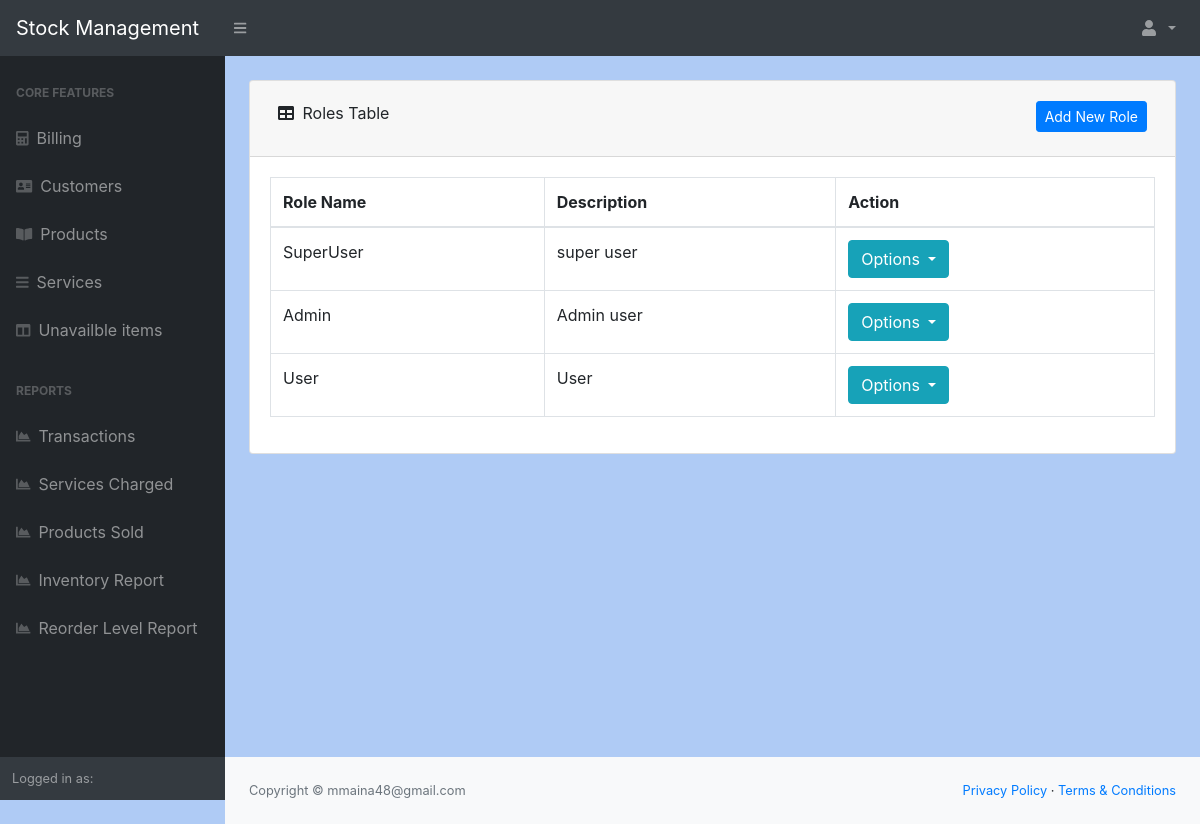
/allroles, run on an earlier commit of the app's database.
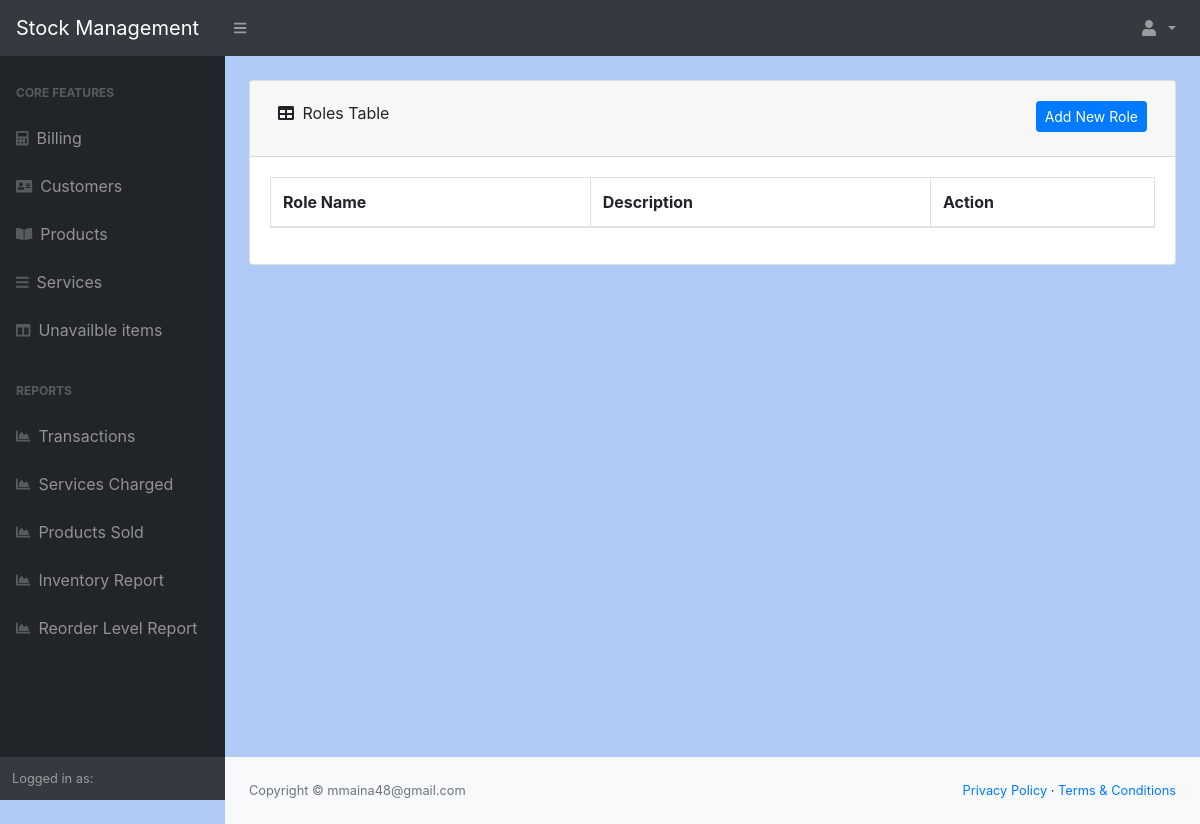
And on a later commit of the database.
### application/models.py (models this page shows)
class Role(db.Model):
    id = db.Column(db.Integer(), primary_key=True)
    name = db.Column(db.String(80), unique=True, nullable=False)
    description = db.Column(db.Text())
    status = db.Column(db.Boolean(), default= True)
    user = db.relationship('User', backref='role', lazy = True)

### application/routes.py (the view)
@app.route("/allroles")
def allRoles():
    roles = Role.query.filter_by(status = True).all()
    return render_template("allroles.html", roles = roles)

### application/routes.py (called while the page is built)
@app.before_request
def before_request():
    g.user = current_user

### application/templates/allroles.html (shortened to what this page needs)
{% extends "layout.html" %}
{% block content %}
<main>
    <div class="container-fluid">
        <div class="card mb-4">
            <div class="card-header">
                <div class="d-flex justify-content-between  mb-1">
                    <div class="p-2 "><i class="fas fa-table mr-1"></i>
                        Roles Table
                    </div>
                    <div class="p-2">
                        <a >
                            <button type="button" class="btn btn-primary btn-sm" data-toggle="modal" data-target="#addNewRoleModal">Add New Role</button>
                        </a>
                    </div>
                  </div>
            </div>
            <div class="card-body">
                <div class="table-responsive">
                    <table class="table table-bordered" id="dataTable" width="100%" cellspacing="0">
                        <thead>
                            <tr>
                                <th>Role Name</th>
                                <th>Description</th>
                                <th>Action</th>
                            </tr>
                        </thead>
                        <tbody>
                            {% for role in roles%}
                            <tr>
                                <td>{{role.name}}</td>
                                <td>{{role.description}}</td>
                                <td>
                                    <div class="dropdown">
                                        <button class="btn btn-info dropdown-toggle" type="button" id="dropdownMenuButton" data-toggle="dropdown" aria-haspopup="true" aria-expanded="false">
                                          Options
                                        </button>
                                      </div>
                                </td>
                            </tr>
                            {% endfor %}
                        </tbody>
                    </table>
                </div>
            </div>
        </div>
    </div>
</main>
{% endblock %}

### application/templates/layout.html (shortened to what this page needs)
<!DOCTYPE html>
<html lang="en">
    <head>
        <link href="{{ url_for('static', filename='css/styles.css') }}" rel="stylesheet" />
        <link href="https://cdn.datatables.net/1.11.5/css/jquery.dataTables.min.css" rel="stylesheet" />
    </head>
    <body class="sb-nav-fixed">
        {% include "includes/nav.html"%}
        <div id="layoutSidenav">
            {% include "includes/sidebar.html"%}
            <div id="layoutSidenav_content">
                {% block content %}
                {% endblock %}
              {% include "includes/footer.html"%}
            </div>
        </div>
    </body>
</html>

### application/templates/includes/nav.html (shortened to what this page needs)
<nav class="sb-topnav navbar navbar-expand navbar-dark bg-dark">
    <a class="navbar-brand" href="">Stock Management</a>
    <button class="btn btn-link btn-sm order-1 order-lg-0" id="sidebarToggle" href="#"><i class="fas fa-bars"></i></button>
    <ul class="navbar-nav  ml-auto ml-md-0">
        <li class="nav-item dropdown">
            <a class="nav-link dropdown-toggle" id="userDropdown" href="#" role="button" data-toggle="dropdown" aria-haspopup="true" aria-expanded="false"><i class="fas fa-user fa-fw"></i> {{g.user.username}}</a>
        </li>
    </ul>
</nav>

### application/templates/includes/sidebar.html
<div id="layoutSidenav_nav">
    <nav class="sb-sidenav accordion sb-sidenav-dark" id="sidenavAccordion">
        <div class="sb-sidenav-menu">
            <div class="nav">
                <div class="sb-sidenav-menu-heading">Core Features</div>
                <a class="nav-link collapsed" href="{{url_for('Billing')}}" >
                    <div class="sb-nav-link-icon"><i class="fa fa-calculator"></i></div>
                    Billing
                </a>
                <a class="nav-link collapsed" href="{{url_for('allCustomers')}}">
                    <div class="sb-nav-link-icon"><i class="fa fa-address-card"></i></div>
                    Customers
                </a>
                <a class="nav-link" href="{{url_for('allProducts')}}">
                    <div class="sb-nav-link-icon"><i class="fas fa-book-open"></i></div>
                    Products
                </a>
                <a class="nav-link" href="{{url_for('allServices')}}" >
                    <div class="sb-nav-link-icon"><i class="fa fa-bars"></i></div>
                    Services
                </a>
                <a class="nav-link collapsed" href="{{url_for('UnavailableItmes')}}">
                    <div class="sb-nav-link-icon"><i class="fas fa-columns"></i></div>
                    Unavailble items
                </a>
                <div class="sb-sidenav-menu-heading">REPORTS</div>
                <a class="nav-link collapsed" href="{{url_for('AllOrders')}}">
                    <div class="sb-nav-link-icon"><i class="fas fa-chart-area"></i></div>
                    Transactions
                </a>
                <a class="nav-link collapsed" href="{{url_for('ServiceCharged')}}">
                    <div class="sb-nav-link-icon"><i class="fas fa-chart-area"></i></div>
                    Services Charged
                </a>
                <a class="nav-link collapsed" href="{{url_for('ProductSold')}}">
                    <div class="sb-nav-link-icon"><i class="fas fa-chart-area"></i></div>
                    Products Sold
                </a>
                <a class="nav-link collapsed" href="{{url_for('StockReport')}}">
                    <div class="sb-nav-link-icon"><i class="fas fa-chart-area"></i></div>
                    Inventory Report
                </a>
                <a class="nav-link collapsed" href="{{url_for('ReorderLevelReport')}}">
                    <div class="sb-nav-link-icon"><i class="fas fa-chart-area"></i></div>
                    Reorder Level Report
                </a>
            </div>
        </div>
        <div class="sb-sidenav-footer">
            <div class="small">Logged in as:</div>
        </div>
    </nav>
</div>

### application/templates/includes/footer.html
<footer class="py-4 bg-light mt-auto">
    <div class="container-fluid">
        <div class="d-flex align-items-center justify-content-between small">
            <div class="text-muted">Copyright &copy; mmaina48@gmail.com</div>
            <div>
                <a href="#">Privacy Policy</a>
                &middot;
                <a href="#">Terms &amp; Conditions</a>
            </div>
        </div>
    </div>
</footer>

What changed in the data, as far as the page shows it:
removed Role: name "SuperUser", description "super user"
removed Role: name "Admin", description "Admin user"
removed Role: name "User", description "User"
